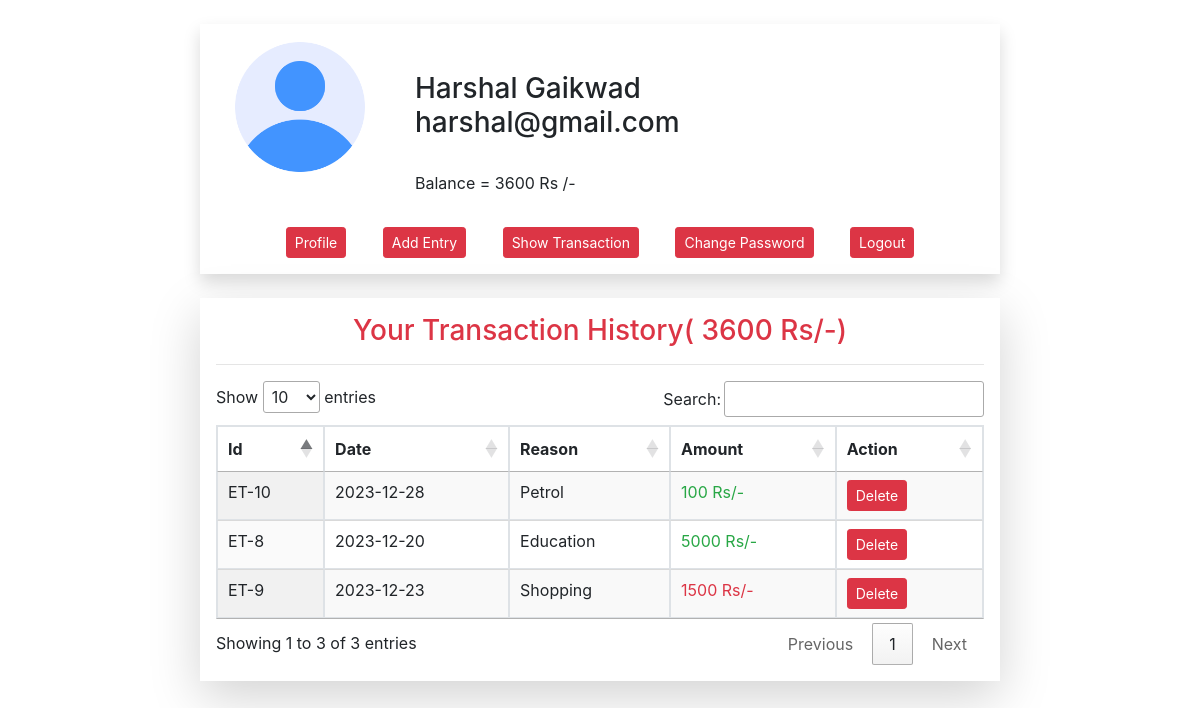
/show-transaction.php (signed in), run on the app's committed database.
### tables this page shows
CREATE TABLE `userdetails` (
  `uid` int(11) NOT NULL,
  `unm` varchar(100) NOT NULL,
  `uemail` varchar(150) NOT NULL,
  `upwd` varchar(50) NOT NULL,
  `uque` varchar(50) NOT NULL,
  `uans` varchar(20) NOT NULL,
  `uphoto` varchar(15) NOT NULL,
  `umb` varchar(30) NOT NULL
);

CREATE TABLE `transactiondetails` (
  `tid` int(11) NOT NULL,
  `tdate` date NOT NULL,
  `tamt` float NOT NULL,
  `treason` varchar(30) NOT NULL,
  `tstatus` varchar(10) NOT NULL,
  `uid` int(11) NOT NULL
);

### session-check.php (called while the page is built, shortened)
<?php session_start();
$cn =mysqli_connect("localhost","root","","expensetracker");
    if(!isset( $_SESSION['id']))
    {
        echo "<script>
        window.location.href='index.php';
        </script>";
    }
    else
    {
        $id =$_SESSION['id'];
        $qcu = "SELECT * FROM userdetails WHERE uid = $id";
        $resultU=mysqli_query($cn,$qcu);
        $dataU=mysqli_fetch_assoc($resultU);
    }
?>

### show-transaction.php (the view, shortened to what this page needs)
<?php include 'session-check.php';
?>
<!DOCTYPE html>
<html lang="en">
<head>
    <link rel="stylesheet" href="css/bootstrap.css">
    <link
    rel="stylesheet"
    href="https://cdnjs.cloudflare.com/ajax/libs/animate.css/4.1.1/animate.min.css"
  />
  <link rel="stylesheet" href="https://cdn.datatables.net/1.13.7/css/jquery.dataTables.min.css">
</head>
<body class="">
   <?php  include 'header.php';?>
        <div class="col-md-8 mx-auto p-3 bg-white shadow-lg ">
    <h3 class="text-center text-danger  animate__animated animate__flash">
                    Your Transaction History(  <?php echo $balance;?> Rs/-)
                </h3>
                <hr>
                <table class="table table-bordered display" id="mydata">
                    <thead>
                        <tr>
                            <th>Id</th>
                            <th>Date</th>
                            <th>Reason</th>
                            <th>Amount</th>
                            <th>Action</th>
                        </tr>
                    </thead>
                    <tbody>
                    <?php
    $qT="SELECT * FROM transactiondetails WHERE uid = $id";
    $resultT=mysqli_query($cn,$qT);
        while($dataT= mysqli_fetch_assoc($resultT))
        {
       ?>
                        <tr>
                            <td>ET-<?php echo $dataT['tid'];?></td>
                            <td><?php echo $dataT['tdate'];?></td>
                            <td><?php echo $dataT['treason'];?></td>
 <td class="<?php if($dataT['tstatus'] == 'Credit'){ echo 'text-success';} else{ echo 'text-danger';}?>">
    <?php echo $dataT['tamt'];?> Rs/-
</td>
                            <td>
    <a href="show-transaction.php?delid=<?php echo $dataT['tid'];?>" class="btn btn-sm btn-danger">Delete</a>
                            </td>
                        </tr>
        <?php
         }
         ?>
                    </tbody>
                </table>
        </div>
    </body>
</html>

### header.php
<?php
$qCr ="SELECT SUM(tamt) as camt FROM  transactiondetails WHERE uid =$id AND tstatus ='Credit'";
$resultCr= mysqli_query($cn,$qCr);
$datCr = mysqli_fetch_assoc($resultCr);
$credit = $datCr['camt'];
$qEx ="SELECT SUM(tamt) as eamt FROM  transactiondetails WHERE uid =$id AND tstatus ='Expense'";
$resultEx= mysqli_query($cn,$qEx);
$datEx = mysqli_fetch_assoc($resultEx);
$expense = $datEx['eamt'];
$balance = $credit - $expense;
 ?>
<div class="col-md-8 mx-auto bg-white shadow my-4">
        <div class="row">
            <div class="col-md-3 text-center p-3">
<img src="<?php if($dataU['uphoto']=='-'){ echo 'photo/user.png';}
 else { echo $dataU['uphoto'];}?>" alt=""
                width="80%" class="rounded-circle">
            </div>
            <div class="col-md-9 pt-5">
                <h3><?php echo $dataU['unm']?>
                        <br>
                        <?php echo $dataU['uemail']?>
</h3>
    <p>
    <br>
                        Balance = <?php echo $balance;?> Rs /-
    </p>
            </div>
        </div>
        <div class=" text-center p-3">
                <a href="profile.php" class="btn btn-sm btn-danger mx-3">Profile</a>
                <a href="add-credit.php" class="btn btn-sm btn-danger mx-3">Add Entry</a>
                <a href="show-transaction.php" class="btn btn-sm btn-danger mx-3">Show Transaction</a>
                <a href="change-password.php" class="btn btn-sm btn-danger mx-3">Change Password</a>
                <a href="logout.php" class="btn btn-sm btn-danger mx-3">Logout</a>
        </div>
   </div>

### data on the page
userdetails: unm "Harshal Gaikwad", uemail "harshal@gmail.com"
transactiondetails: tid "8", tdate "2023-12-20", treason "Education", tamt "5000"
transactiondetails: tid "9", tdate "2023-12-23", treason "Shopping", tamt "1500"
transactiondetails: tid "10", tdate "2023-12-28", treason "Petrol", tamt "100"

### other printed values
$balance "3600"
